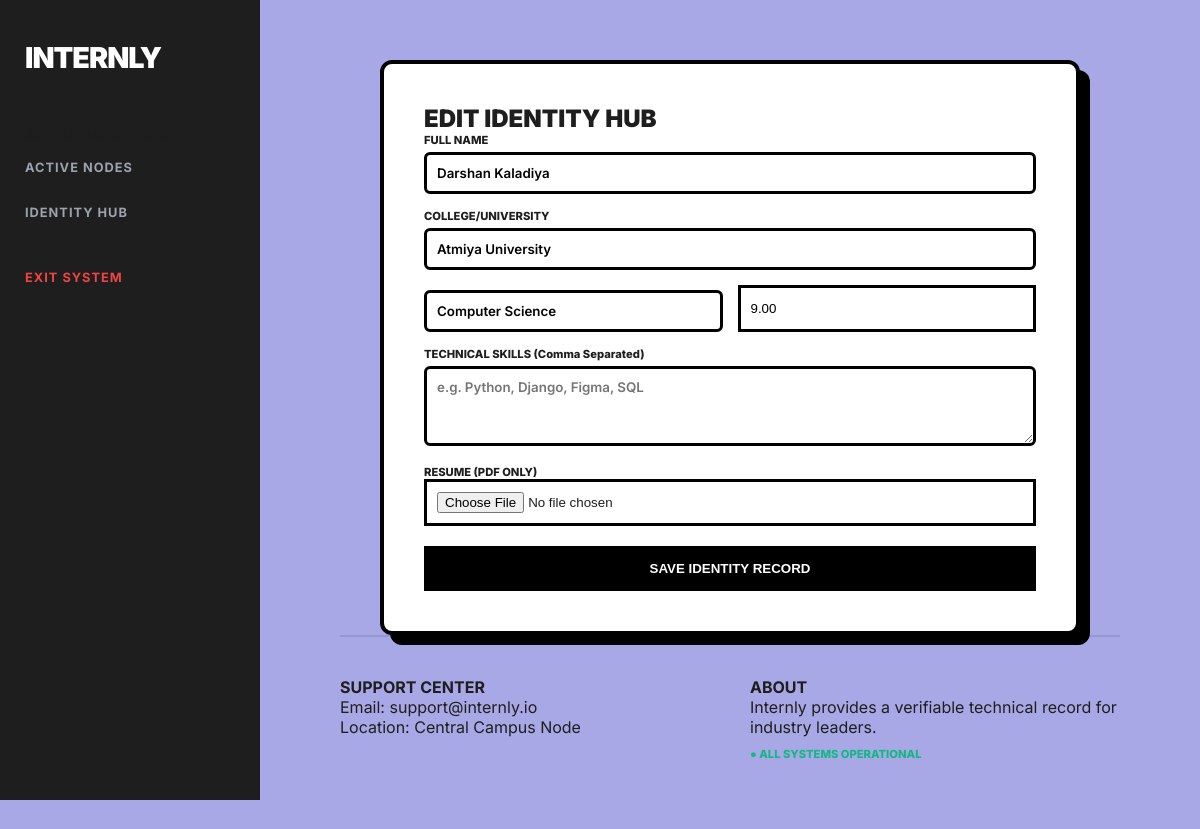
/profile/edit/ (signed in), run on an earlier commit of the app's database.
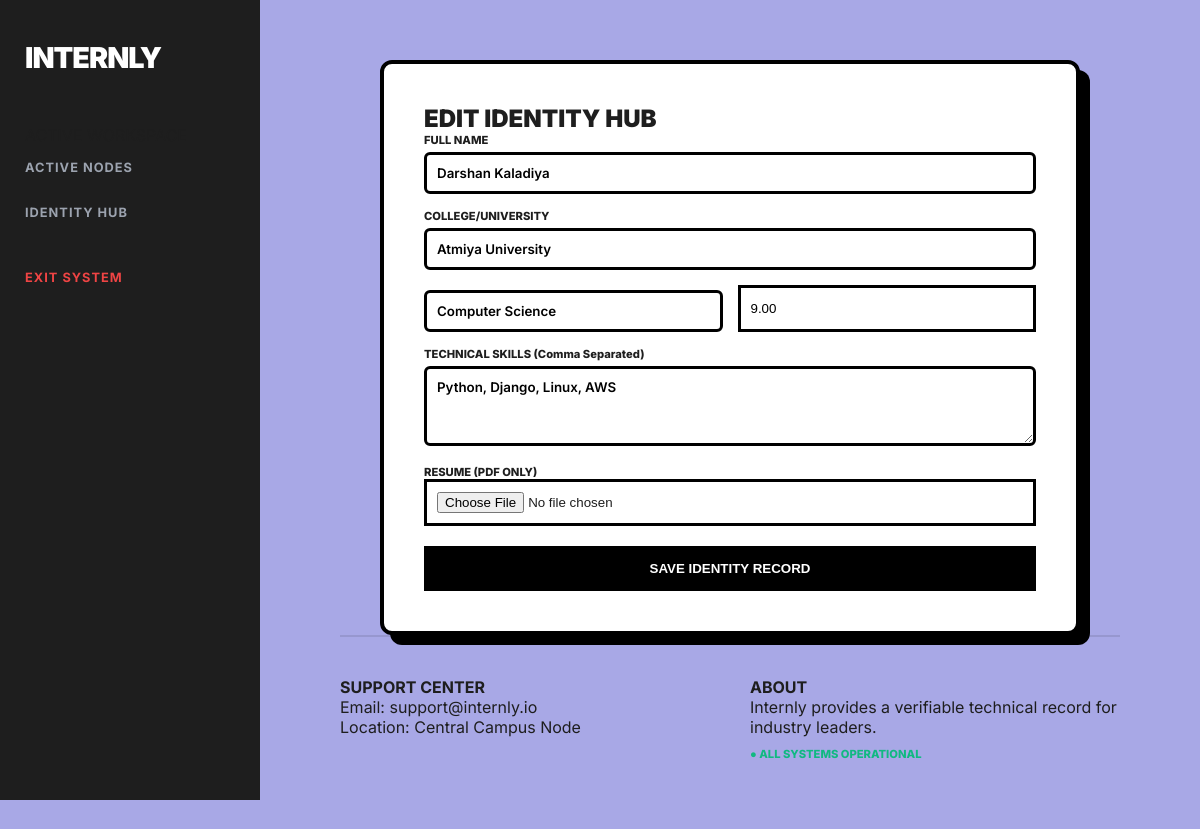
And on a later commit of the database.
### management/models.py (models this page shows, shortened)
class UserProfile(models.Model):
    ROLE_CHOICES = (
        ('STUDENT', 'Student'),
        ('FACULTY', 'Faculty'),
    )
    user = models.OneToOneField(User, on_delete=models.CASCADE)
    role = models.CharField(max_length=10, choices=ROLE_CHOICES)
    full_name = models.CharField(max_length=255, blank=True, null=True)
    academy_name = models.CharField(max_length=255, blank=True, null=True)
    major = models.CharField(max_length=255, blank=True, null=True)
    gpa = models.DecimalField(max_digits=3, decimal_places=2, null=True, blank=True)
    skills = models.TextField(blank=True, null=True)
    bio = models.TextField(blank=True, null=True)
    resume = models.FileField(upload_to='resumes/', blank=True, null=True)

### management/views.py (the view, shortened to what this page needs)
# urls.py: path('profile/edit/', views.student_edit_profile, name='student_edit_profile'),
@login_required
def student_edit_profile(request):
    profile = get_object_or_404(UserProfile, user=request.user)
    return render(request, 'management/edit_profile.html', {'profile': profile})

### management/templates/management/edit_profile.html (shortened to what this page needs)
{% extends 'management/base.html' %}
{% block content %}
<div class="workspace-card" style="max-width: 700px; margin: 0 auto; padding: 40px; border: 4px solid black; box-shadow: 10px 10px 0px black;">
    <h2 style="font-weight: 900; text-transform: uppercase;">Edit Identity Hub</h2>
    <form method="POST" enctype="multipart/form-data">
        <div style="margin-bottom: 15px;">
            <label style="display: block; font-weight: 800; font-size: 0.7rem;">FULL NAME</label>
            <input type="text" name="full_name" value="{{ profile.full_name|default:'' }}" style="width: 100%; padding: 10px; border: 3px solid black;">
        </div>
        <div style="margin-bottom: 15px;">
            <label style="display: block; font-weight: 800; font-size: 0.7rem;">COLLEGE/UNIVERSITY</label>
            <input type="text" name="academy_name" value="{{ profile.academy_name|default:'' }}" style="width: 100%; padding: 10px; border: 3px solid black;">
        </div>
        <div style="display: grid; grid-template-columns: 1fr 1fr; gap: 15px; margin-bottom: 15px;">
            <input type="text" name="major" placeholder="Major" value="{{ profile.major|default:'' }}" style="padding: 10px; border: 3px solid black;">
            <input type="number" step="0.01" name="gpa" placeholder="GPA" value="{{ profile.gpa|default:'' }}" style="padding: 10px; border: 3px solid black;">
        </div>
        <div style="margin-bottom: 15px;">
            <label style="display: block; font-weight: 800; font-size: 0.7rem;">TECHNICAL SKILLS (Comma Separated)</label>
            <textarea name="skills" placeholder="e.g. Python, Django, Figma, SQL" style="width: 100%; padding: 10px; border: 3px solid black; height: 80px; font-family: inherit;">{{ profile.skills|default:'' }}</textarea>
        </div>
        <div style="margin-bottom: 20px;">
            <label style="display: block; font-weight: 800; font-size: 0.7rem;">RESUME (PDF ONLY)</label>
            <input type="file" name="resume" style="width: 100%; padding: 10px; border: 3px solid black; background: white;">
        </div>
        <button type="submit" style="width: 100%; padding: 15px; background: black; color: white; font-weight: 900; border: none; cursor: pointer;">SAVE IDENTITY RECORD</button>
    </form>
</div>
{% endblock %}

What changed in the data, as far as the page shows it:
changed UserProfile "Darshan Kaladiya": skills (not shown) → "Python, Django, Linux, AWS"
